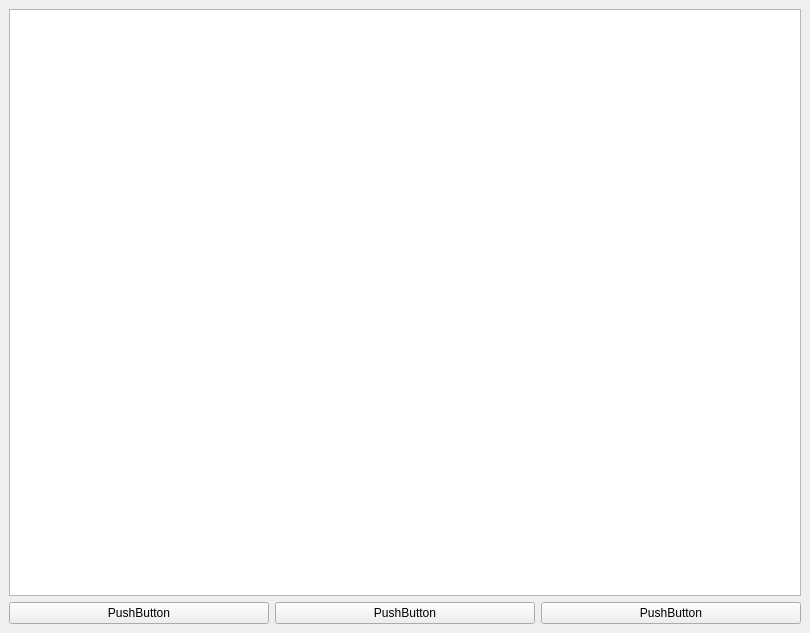
<?xml version="1.0" encoding="UTF-8"?>
<ui version="4.0">
 <class>MainWindow</class>
 <widget class="QMainWindow" name="MainWindow">
  <property name="geometry">
   <rect>
    <x>0</x>
    <y>0</y>
    <width>810</width>
    <height>633</height>
   </rect>
  </property>
  <property name="windowTitle">
   <string>RaskraskaGame</string>
  </property>
  <widget class="QWidget" name="centralwidget">
   <layout class="QVBoxLayout" name="verticalLayout">
    <item>
     <widget class="QGraphicsView" name="mainGraph"/>
    </item>
    <item>
     <layout class="QHBoxLayout" name="palette">
      <item>
       <widget class="QPushButton" name="pushButton">
        <property name="text">
         <string>PushButton</string>
        </property>
       </widget>
      </item>
      <item>
       <widget class="QPushButton" name="pushButton_2">
        <property name="text">
         <string>PushButton</string>
        </property>
       </widget>
      </item>
      <item>
       <widget class="QPushButton" name="pushButton_3">
        <property name="text">
         <string>PushButton</string>
        </property>
       </widget>
      </item>
     </layout>
    </item>
   </layout>
  </widget>
 </widget>
 <resources/>
 <connections/>
</ui>
